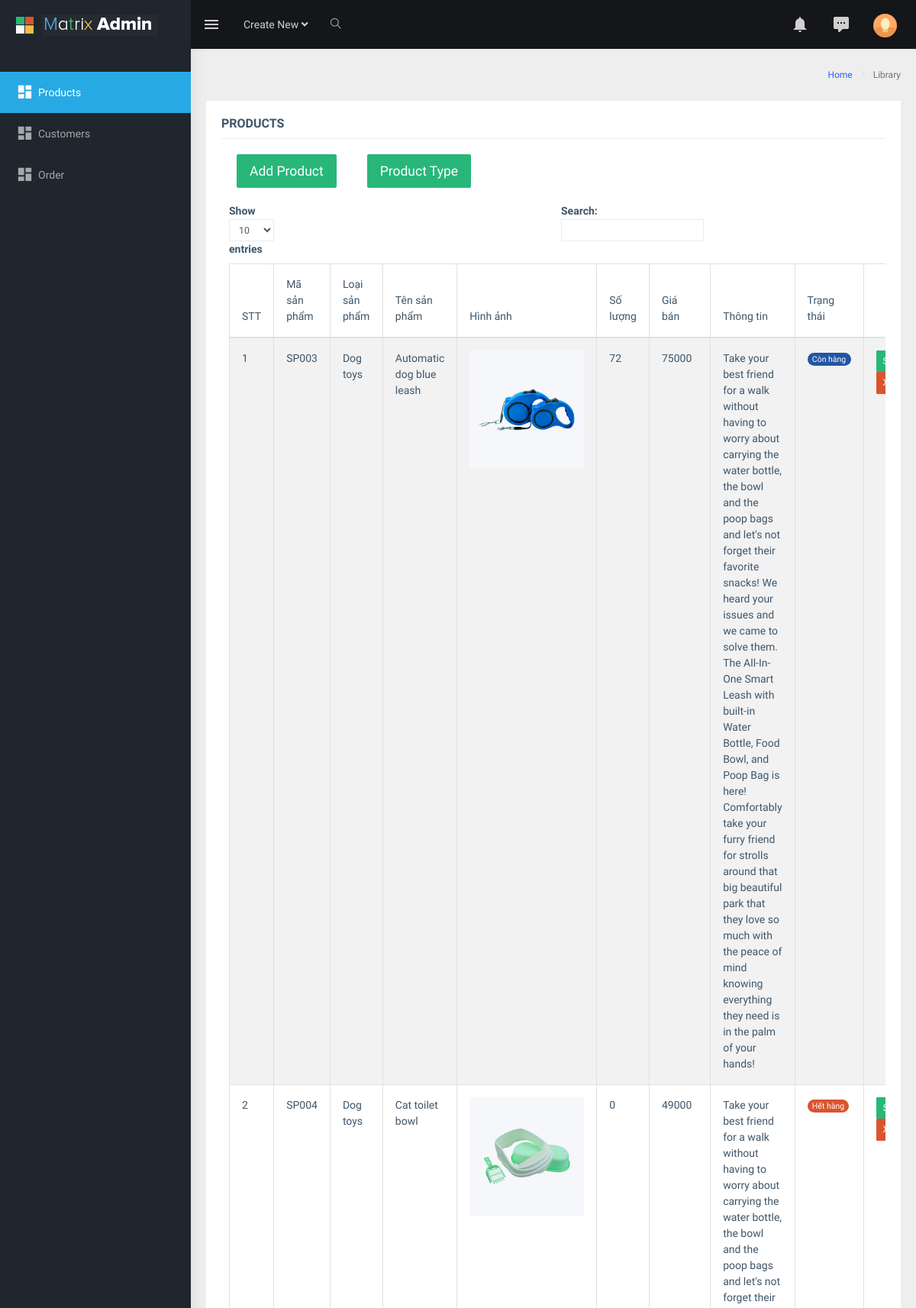
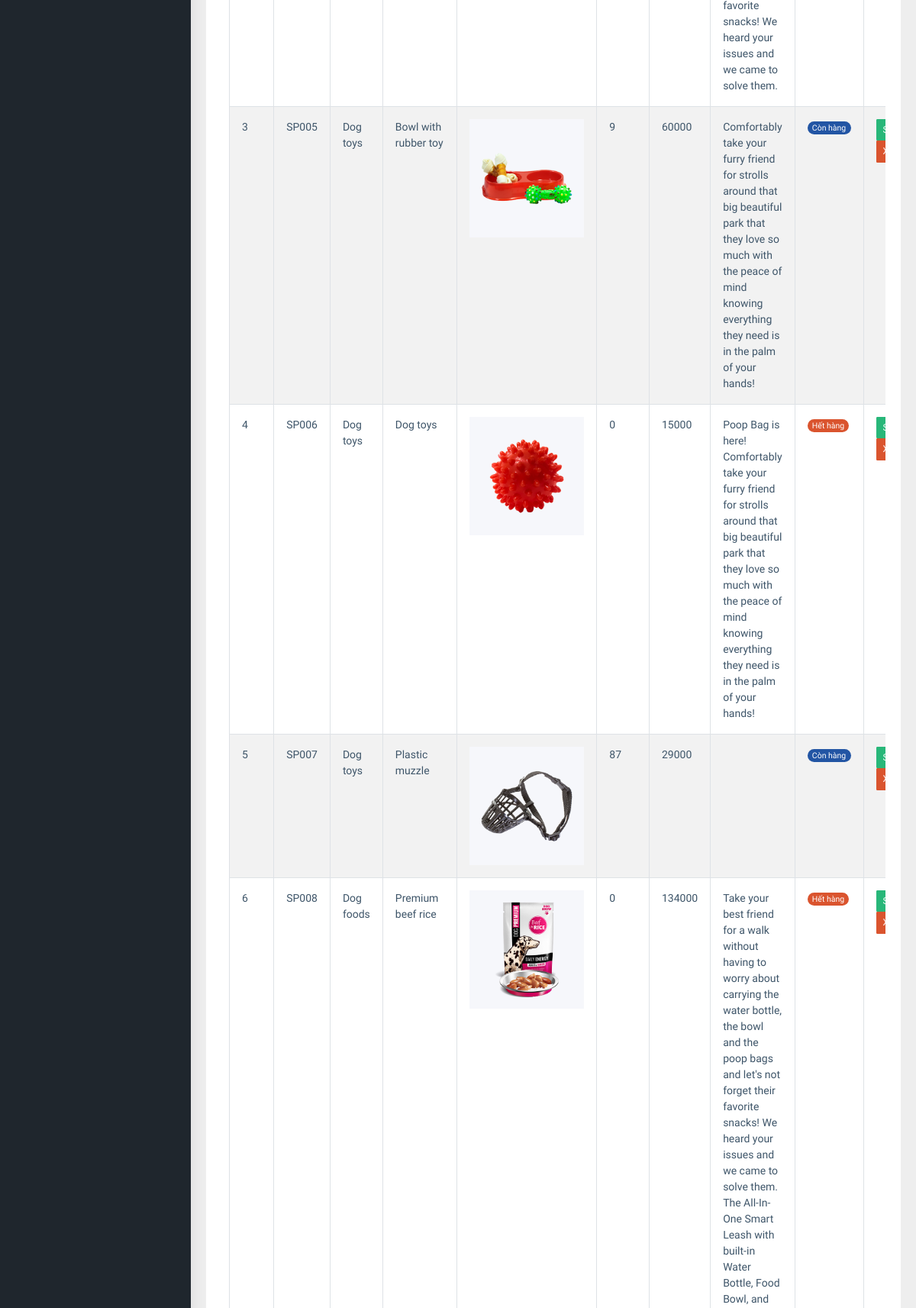
Page /admin/list_product.php (signed in, upper part) on the committed database (2 pictures, top to bottom).
### tables this page shows
CREATE TABLE `san_pham` (
  `ma_sp` varchar(11) NOT NULL,
  `ma_loai_sp` varchar(11) NOT NULL,
  `ten_sp` varchar(50) NOT NULL,
  `hinh_anh` varchar(255) NOT NULL,
  `so_luong` int(11) DEFAULT NULL,
  `gia_ban` int(11) DEFAULT NULL,
  `thong_tin_them` varchar(500) NOT NULL,
  `trang_thai_sp` tinyint(2) NOT NULL DEFAULT 1
);

CREATE TABLE `loai_sp` (
  `ma_loai` varchar(11) NOT NULL,
  `ten_loai_sp` varchar(50) NOT NULL
);

### admin/controllers/c_product.php (called while the page is built, shortened)
<?php
include ("models/m_product.php");
class c_product{
    public function product() {
        $banner = new m_product();
        $product = $banner->select_product();
        include ("templates/layout.php");
    }
}
?>

### admin/list_product.php (called while the page is built, shortened)
<?php
include("controllers/c_product.php");
$product = new c_product();
$product->product();
?>

### admin/models/database.php (called while the page is built, shortened)
<?php
class database{
    protected $pdo = NULL;
    protected $sql = '';
    public function __construct() {
        try
        {
            $this->pdo = new PDO('mysql:host=localhost; dbname=PHP0921E_Nhom4','PHP0921E_Nhom4','7tqrL4nXfF');
            $this->pdo->query('set names "utf8"');
        }
        catch(PDOException $ex )
        {
            die($ex->getMessage());
        }
    }
    public function setQuery($sql) {
        $this->sql = $sql;
    }
    public function execute($options=array()) {
        $this->sta = $this->pdo->prepare($this->sql);
        $this->sta->execute();
        return $this->sta;
    }
    public function loadAllRows($options=array()) {
        if(!$options) {
            if(!$result = $this->execute())
                return false;
        }
        else {
            if(!$result = $this->execute($options))
                return false;
        }
        return $result->fetchAll(PDO::FETCH_OBJ);
    }
}
?>

### admin/models/m_product.php (called while the page is built, shortened)
<?php
require_once ("database.php");
class m_product extends database {
    public function select_product() {
        $sql = "select *
                from san_pham
                inner join loai_sp
                on san_pham.ma_loai_sp = loai_sp.ma_loai";
        return $this->loadAllRows();
    }
}
?>

### admin/views/product/v_product.php (the view, shortened to what this page needs)
<div class="page-wrapper">
    <div class="page-breadcrumb">
        <div class="row">
            <div class="col-12 d-flex no-block align-items-center">
                <div class="ml-auto text-right">
                    <nav aria-label="breadcrumb">
                        <ol class="breadcrumb">
                            <li class="breadcrumb-item"><a href="#">Home</a></li>
                            <li class="breadcrumb-item active" aria-current="page">Library</li>
                        </ol>
                    </nav>
                </div>
            </div>
        </div>
    </div>
    <div class="container-fluid">
        <div class="row">
            <div class="col-12">
                <div class="card">
                    <div class="card-body">
                        <h5 class="card-title">PRODUCTS</h5>
                        <div class="table-responsive">
                            <div class="border-top" style="display: flex;">
                                <div class="card-body" style="flex: 0;">
                                    <button type="button" class="btn btn-success btn-lg" onclick="window.location.href='add_product.php'">Add Product</button>
                                </div>
                                <div class="card-body" style="flex: 0;">
                                    <button type="button" class="btn btn-success btn-lg" onclick="window.location.href='type_product.php'">Product Type</button>
                                </div>
                            </div>
                            <table id="zero_config" class="table table-striped table-bordered">
                                <thead>
                                <tr>
                                    <th>STT</th>
                                    <th>Mã sản phẩm</th>
                                    <th>Loại sản phẩm</th>
                                    <th>Tên sản phẩm</th>
                                    <th>Hình ảnh</th>
                                    <th>Số lượng</th>
                                    <th>Giá bán</th>
                                    <th>Thông tin</th>
                                    <th>Trạng thái</th>
                                    <th></th>
                                </tr>
                                </thead>
                                <tbody>
                                <?php
                                    foreach ($product as $key=>$value) {
                                        if ( $value->so_luong == 0) {
                                            $css_trang_thai =   "badge-danger";
                                            $text_trang_thai =  "Hết hàng";
                                        }else{
                                            if($value->trang_thai_sp == 0) {
                                                $css_trang_thai =   "badge-danger";
                                                $text_trang_thai =  "Hết hàng";
                                            }else{
                                                $css_trang_thai = "badge-info";
                                                $text_trang_thai = "Còn hàng";
                                            }
                                        }
                                 ?>
                                    <tr>
                                        <td><?php echo $key+1; ?></td>
                                        <td><?php echo $value->ma_sp ; ?></td>
                                        <td><?php echo $value->ten_loai_sp ; ?></td>
                                        <td><?php echo $value->ten_sp ; ?></td>
                                        <td> <img style="width: 150px;"  src = 'public/imageproduct/<?php echo $value->hinh_anh;?>'></td>
                                        <td><?php echo $value->so_luong ; ?></td>
                                        <td><?php echo $value->gia_ban ; ?></td>
                                        <td><?php echo $value->thong_tin_them ; ?></td>
                                        <td> <span class="badge badge-pill <?php echo $css_trang_thai;?>"><?php echo $text_trang_thai;?> </span></td>
                                        <td>
                                            <button type="button" class="btn btn-success btn-sm" onclick="window.location.href='edit_product.php?ma_sp=<?php echo $value->ma_sp;?>'">Sửa</button>
                                            <button type="button" class="btn btn-danger btn-sm" onclick="window.location.href='delete_product.php?ma_sp=<?php echo $value->ma_sp;?>'">Xóa</button>
                                        </td>
                                    </tr>
                                <?php } ?>
                                </tbody>
                            </table>
                        </div>
                    </div>
                </div>
            </div>
        </div>
    </div>
</div>

### rows in the picture
san_pham: ma_sp "SP003", ma_loai_sp.ten_loai_sp "Dog toys", ten_sp "Automatic dog blue leash", hinh_anh (picture), so_luong "72", gia_ban "75000", thong_tin_them "Take your best friend for a walk without having to worry about carrying the water bottle, the bowl and the poop bags and let's not forget their favorite snacks! We heard your issues and we came to solve them. The All-In-One Smart Leash with built-in Water Bottle, Food Bowl, and Poop Bag is here! Comfortably take your furry friend for strolls around that big beautiful park that they love so much with the peace of mind knowing everything they need is in the palm of your hands!", trang_thai_sp "Còn hàng"
san_pham: ma_sp "SP004", ma_loai_sp.ten_loai_sp "Dog toys", ten_sp "Cat toilet bowl", hinh_anh (picture), so_luong "0", gia_ban "49000", thong_tin_them "Take your best friend for a walk without having to worry about carrying the water bottle, the bowl and the poop bags and let's not forget their favorite snacks! We heard your issues and we came to solve them.", so_luong "Hết hàng"
san_pham: ma_sp "SP005", ma_loai_sp.ten_loai_sp "Dog toys", ten_sp "Bowl with rubber toy", hinh_anh (picture), so_luong "9", gia_ban "60000", thong_tin_them "Comfortably take your furry friend for strolls around that big beautiful park that they love so much with the peace of mind knowing everything they need is in the palm of your hands!", trang_thai_sp "Còn hàng"
san_pham: ma_sp "SP006", ma_loai_sp.ten_loai_sp "Dog toys", ten_sp "Dog toys", hinh_anh (picture), so_luong "0", gia_ban "15000", thong_tin_them "Poop Bag is here! Comfortably take your furry friend for strolls around that big beautiful park that they love so much with the peace of mind knowing everything they need is in the palm of your hands!", so_luong "Hết hàng"
san_pham: ma_sp "SP007", ma_loai_sp.ten_loai_sp "Dog toys", ten_sp "Plastic muzzle", hinh_anh (picture), so_luong "87", gia_ban "29000", trang_thai_sp "Còn hàng"
san_pham: ma_sp "SP008", ma_loai_sp.ten_loai_sp "Dog foods", ten_sp "Premium beef rice", hinh_anh (picture), so_luong "0", gia_ban "134000", thong_tin_them "Take your best friend for a walk without having to worry about carrying the water bottle, the bowl and the poop bags and let's not forget their favorite snacks! We heard your issues and we came to solve them. The All-In-One Smart Leash with built-in Water Bottle, Food Bowl, and", so_luong "Hết hàng"
